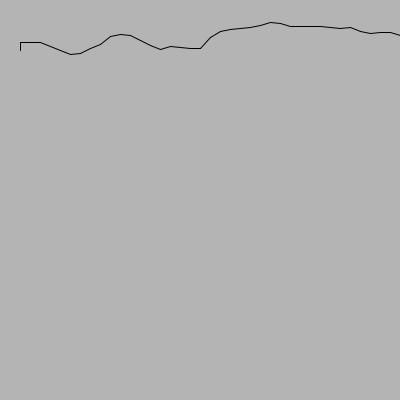
Frame 1 (no input)
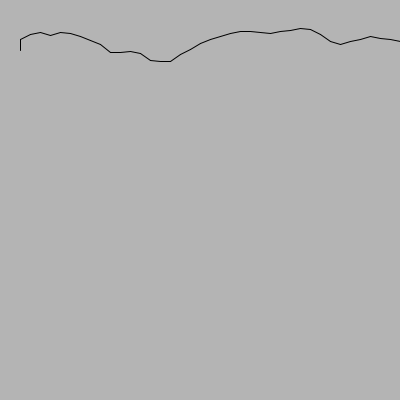
Frame 2 (the mouse pressed at the canvas centre, redrawn once)

The Processing sketch that drew these frames (run headless with seeded random() and noise(); the mouse was pressed at the canvas centre and the sketch redrawn once):

// Processing sketch: generativeart_02
// ── generativeart_02.pde
void setup () {
  size(400, 400);
  background(180);
  noLoop();
}

void draw() {
  background(180);
  float stepx = 10;
  float stepy = 10;
  float lastx = 20;
  float lasty = 50;
  float noisey = random(10);
  float y = 50;
  for (int x = 20; x <= 480; x += stepx) {
    y = 10 + noise(noisey) * 80;
    if (lastx >= -999) {
      line(x, y, lastx, lasty);
    }
    lastx = x;
    lasty = y;
    noisey += 0.1;
  }
}

void keyPressed() {
  redraw();
}
